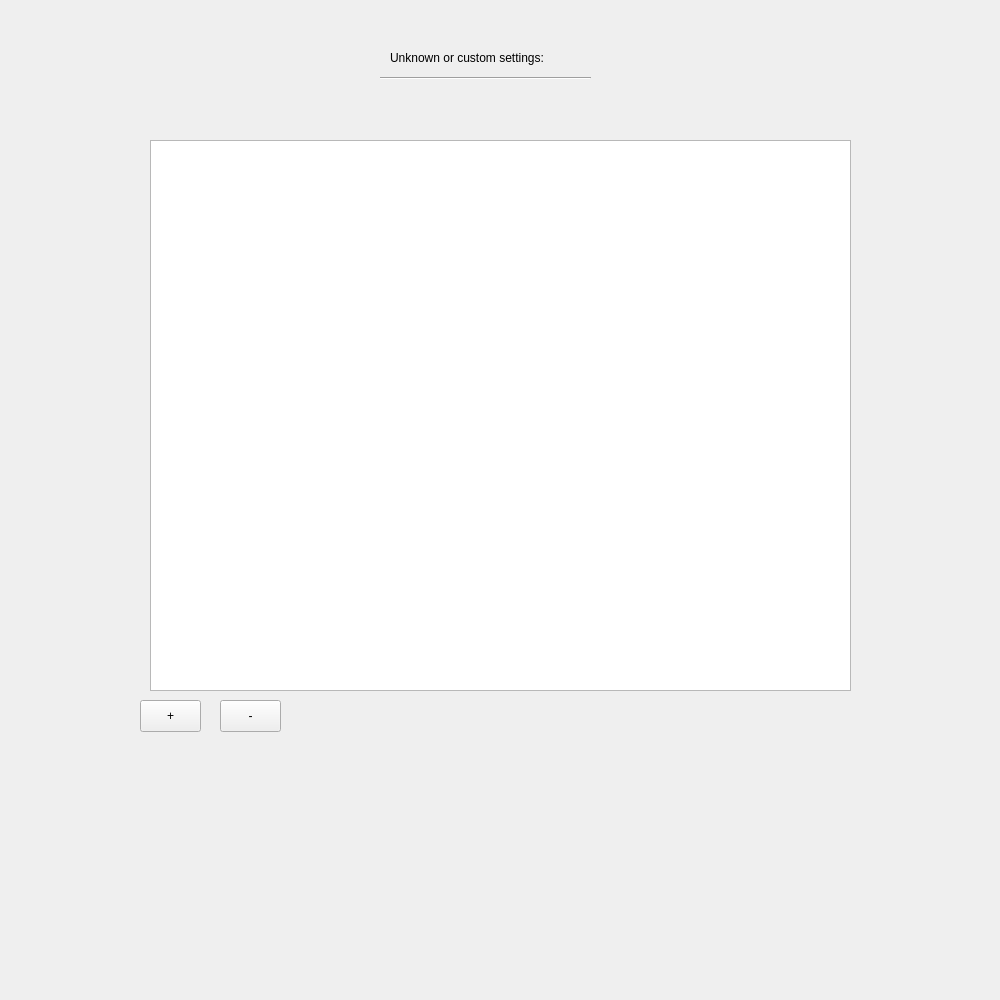
<?xml version="1.0" encoding="UTF-8"?>
<ui version="4.0">
 <class>unknownsettingstab</class>
 <widget class="QWidget" name="unknownsettingstab">
  <property name="geometry">
   <rect>
    <x>0</x>
    <y>0</y>
    <width>1000</width>
    <height>1000</height>
   </rect>
  </property>
  <property name="windowTitle">
   <string>Form</string>
  </property>
  <widget class="QLabel" name="label_unknown_settings">
   <property name="geometry">
    <rect>
     <x>390</x>
     <y>50</y>
     <width>201</width>
     <height>16</height>
    </rect>
   </property>
   <property name="text">
    <string>Unknown or custom settings:</string>
   </property>
  </widget>
  <widget class="Line" name="line">
   <property name="geometry">
    <rect>
     <x>380</x>
     <y>70</y>
     <width>211</width>
     <height>16</height>
    </rect>
   </property>
   <property name="orientation">
    <enum>Qt::Horizontal</enum>
   </property>
  </widget>
  <widget class="QListWidget" name="listWidget">
   <property name="geometry">
    <rect>
     <x>150</x>
     <y>140</y>
     <width>701</width>
     <height>551</height>
    </rect>
   </property>
  </widget>
  <widget class="QPushButton" name="button_add_setting">
   <property name="geometry">
    <rect>
     <x>140</x>
     <y>700</y>
     <width>61</width>
     <height>32</height>
    </rect>
   </property>
   <property name="text">
    <string>+</string>
   </property>
  </widget>
  <widget class="QPushButton" name="button_remove_setting">
   <property name="geometry">
    <rect>
     <x>220</x>
     <y>700</y>
     <width>61</width>
     <height>32</height>
    </rect>
   </property>
   <property name="text">
    <string>-</string>
   </property>
  </widget>
 </widget>
 <resources/>
 <connections/>
</ui>
